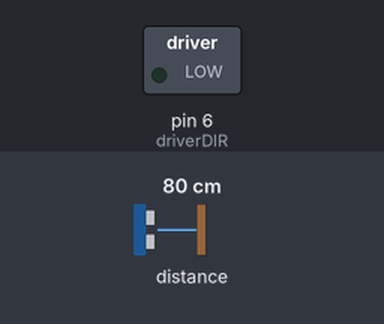
A sketch run on a simulated Arduino Uno, built for the host (arithmetic inside an expression is 32-bit, double 64-bit). Shown: switched loads named in the sketch (green lamp = pin HIGH). The test bench sets the inputs (shaded band); at power-on: distance to the obstacle 80 cm. Pins used as bus, display or sensor lines are not drawn; what the sketch prints to the serial monitor is not drawn.

Above: at 0.1 s.
At 105.8 s:
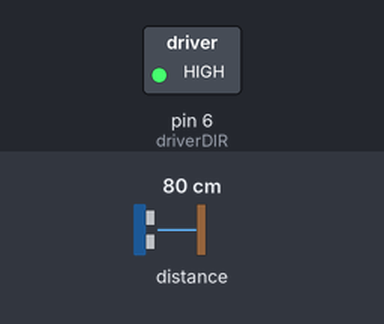
Timing chart, 0 to 107.3 s (numbered marks = the images above):
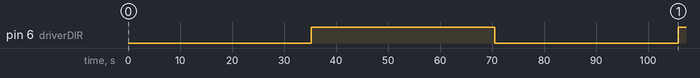

The sketch:

VL53L1X_SelfImplementation.ino
```cpp
/*=========================================
 |
 | Author: Matthew Lepis
 |
**=======================================*/

#include "Adafruit_VL53L1X.h"
#include <AccelStepper.h>

#define IRQ_PIN 2
#define XSHUT_PIN 3

Adafruit_VL53L1X vl53 = Adafruit_VL53L1X(XSHUT_PIN, IRQ_PIN);

int driverPUL = 7;
int driverDIR = 6;

int pd = 1000;
bool setDir = LOW;

void sensorTOFSetup();
void sensorTOFLoop();

void revMotor()
{
  setDir = !setDir;
}

void setup()
{
  // Setting up Serial output
  Serial.begin(115200);
  while(!Serial)  delay(10); // While the Serial isn't launched, wait.

  Serial.println(F("Adafruit VL53L1X Sensor, Self implementation."));

  sensorTOFSetup();
	Serial.println(F("Sensor Setup Done."));
	pinMode(driverPUL, OUTPUT);
	pinMode(driverDIR, OUTPUT);
	Serial.println(F("Motor Setup Done."));
}

void loop()
{

  	for(int i = 0; i < 1000; i++)
  	{
		sensorTOFLoop();
		digitalWrite(driverDIR, setDir);
		digitalWrite(driverPUL, HIGH);
		delayMicroseconds(pd);
		digitalWrite(driverPUL, LOW);
		delayMicroseconds(pd);
	}
	Serial.println(F(":)"));
	revMotor();
}


void sensorTOFSetup()
{
    Wire.begin();
    if(! vl53.begin(0x29, &Wire)) // Initializes the vl53l1x sensor, if failed: Error output and hang.
    {
        Serial.print(F("Error on init of VL sensor: "));
        Serial.println(vl53.vl_status);
        while (1) delay(10);
    }
    Serial.println(F("VL53L1X sensor OK!"));

    Serial.print(F("Sensor ID: 0x"));
    Serial.println(vl53.sensorID(), HEX);

    if(! vl53.startRanging()) // Begin sensor's ranging
    {
        Serial.print(F("Couldn't start ranging: "));
        Serial.println(vl53.vl_status);
        while (1)   delay(10);
    }
    Serial.println(F("Ranging started"));

    // Valid timing budgets: 15, 20, 33, 50, 100, 200 and 500ms!
    vl53.setTimingBudget(50);
    Serial.print(F("Timing budget (ms): ")) ;
    Serial.println(vl53.getTimingBudget());

    /*
    vl.VL53L1X_SetDistanceThreshold(100, 300, 3, 1);
    vl.VL53L1X_SetInterruptPolarity(0);
    */
}
void sensorTOFLoop()
{
    int16_t sensedDistance;

    if(vl53.dataReady())
    {
        // A new measurement is ready!
        sensedDistance = vl53.distance();
        if(sensedDistance == -1)
        {
            // Error, something went wrong.
            Serial.print(F("Couldn't get distance: "));
            Serial.println(vl53.vl_status);
            return;
        }
        //Serial.print(F("Distance: "));
        Serial.println(sensedDistance);
        //Serial.println(" mm");

		// Data is printed, indicate for another reading.
		vl53.clearInterrupt();
    }
}
```

Measured:
- by itself, pin 6 (driverDIR): LOW → HIGH at 35.3 s, → LOW 35.2 s later, → HIGH 35.2 s later
